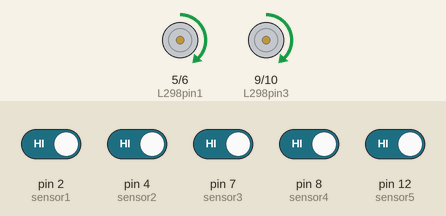
Simulated run of this sketch. Board: Arduino Uno, built with avr-gcc and run on an emulated ATmega328P. Shown: motor-driver pin pairs drawn as motors (green arrow = first pin HIGH = forward, orange = second pin HIGH = backward, longer = more drive, scaled by the enable pin). The inputs (shaded band) are chosen by the test bench; at power-on: pin 2 (sensor1), pin 4 (sensor2), pin 7 (sensor3), pin 8 (sensor4), pin 12 (sensor5) HIGH. What the sketch prints to the serial monitor is not drawn.

Above: at 1.2 s.
1.3 s: pin 4 (sensor2) driven LOW
At 2.3 s:
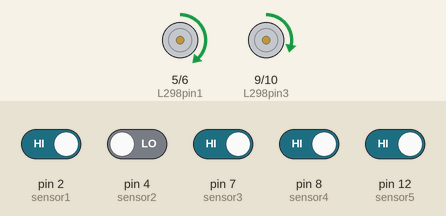
2.8 s: pin 4 (sensor2) driven HIGH
At 3.4 s:
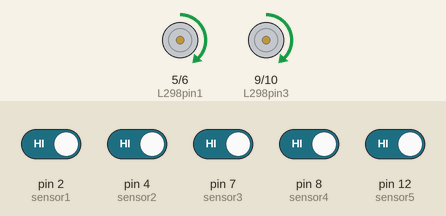
4.3 s: pin 8 (sensor4) driven LOW
At 5.5 s:
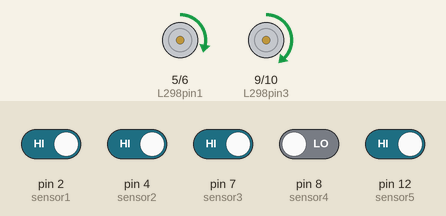
5.8 s: pin 8 (sensor4) driven HIGH
At 6.9 s:
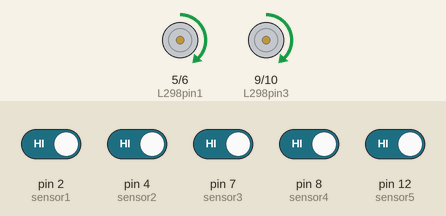
7.3 s: pin 7 (sensor3) driven LOW
At 8.1 s:
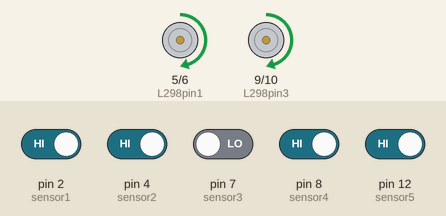
8.8 s: pin 2 (sensor1) driven LOW and pin 12 (sensor5) driven LOW
At 9.3 s:
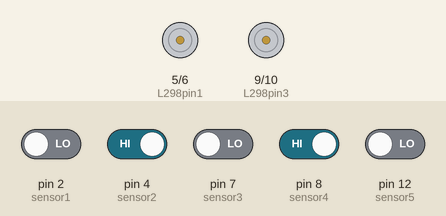
Timing chart, 0 to 11.3 s (numbered marks = the images above; inputs shaded):
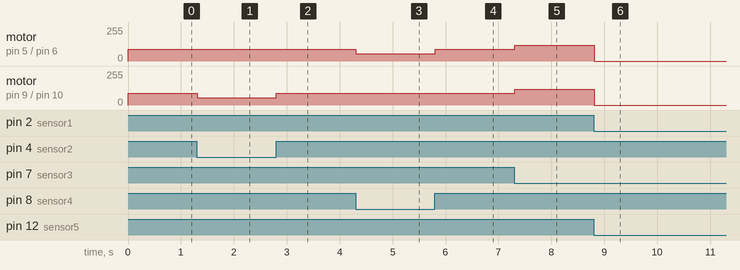

The sketch:

line_tracking.ino
```cpp
/*#include <Servo.h>*/
const int L298pin1 = 5; // 控制左右两个电机
const int L298pin2 = 6;
const int L298pin3 = 9;
const int L298pin4 = 10;
const int ENA = 3;//控制PWM
const int ENB = 11;
const int sensor1 = 2;//5路传感器
const int sensor2 = 4;
const int sensor3 = 7;
const int sensor4 = 8;
const int sensor5 = 12;
int q = 0, w = 0, e = 0, r = 0, t = 0, a = 0;

/* Servo s1;
Servo s2;
Servo s3;
Servo s4;
int pos1 = 0;
int pos2 = 0;
int pos3 = 0;
int pos4 = 0; */

void setup()
{
    Serial.begin(9600);
    pinMode(L298pin1,OUTPUT);
    pinMode(L298pin2,OUTPUT);
    pinMode(L298pin3,OUTPUT);
    pinMode(L298pin4,OUTPUT);
    pinMode(ENA,OUTPUT);
    pinMode(ENB,OUTPUT);
    pinMode(sensor1,INPUT);
    pinMode(sensor2,INPUT);
    pinMode(sensor3,INPUT);
    pinMode(sensor4,INPUT);
    pinMode(sensor5,INPUT);
}

/*********以下为前进时运用的子函数***************/

void RUN_BACKWARD()    //电机反装 BACKWARD就是我们的前进
{


  analogWrite(ENA, 120);
  analogWrite(ENB, 120);
  digitalWrite(L298pin1,HIGH);
  digitalWrite(L298pin2,LOW);
  digitalWrite(L298pin3,HIGH);
  digitalWrite(L298pin4,LOW);
}

void RUN_BACKWARD_SLOW()    //电机反装 BACKWARD就是我们的前进
{

  analogWrite(ENA, 90);
  analogWrite(ENB, 90);
  digitalWrite(L298pin1,HIGH);
  digitalWrite(L298pin2,LOW);
  digitalWrite(L298pin3,HIGH);
  digitalWrite(L298pin4,LOW);
}

void TURNLEFT_HARD_B()
{

  analogWrite(ENA, 0);
  analogWrite(ENB, 0);
  digitalWrite(L298pin1,HIGH);
  digitalWrite(L298pin2,LOW);
  digitalWrite(L298pin3,HIGH);
  digitalWrite(L298pin4,LOW);
}


void TURNRIGHT_HARD_B()
{

  analogWrite(ENA, 0);
  analogWrite(ENB, 0);
  digitalWrite(L298pin1,HIGH);
  digitalWrite(L298pin2,LOW);
  digitalWrite(L298pin3,HIGH);
  digitalWrite(L298pin4,LOW);
}

void TURNLEFT_ADJUST_B()
{

  analogWrite(ENA, 90);
  analogWrite(ENB, 55);
  digitalWrite(L298pin1,HIGH);
  digitalWrite(L298pin2,LOW);
  digitalWrite(L298pin3,HIGH);
  digitalWrite(L298pin4,LOW);
}

void TURNRIGHT_ADJUST_B()
{

  analogWrite(ENA, 55);
  analogWrite(ENB, 90);
  digitalWrite(L298pin1,HIGH);
  digitalWrite(L298pin2,LOW);
  digitalWrite(L298pin3,HIGH);
  digitalWrite(L298pin4,LOW);
}


/*********以下为倒退时运用的函数***************/


void RUN_FORWARD()// 电机反装 FORWARD就是我们的倒退
{

  analogWrite(ENA, 60);//设置PWM输出，value设置速度
  analogWrite(ENB, 60);//
  digitalWrite(L298pin1,LOW);
  digitalWrite(L298pin2,HIGH);
  digitalWrite(L298pin3,LOW);
  digitalWrite(L298pin4,HIGH);
}

void RUN_FORWARD_SLOW()// 电机反装 FORWARD就是我们的倒退
{

  analogWrite(ENA, 10);//设置PWM输出，value设置速度
  analogWrite(ENB, 10);//
  digitalWrite(L298pin1,LOW);
  digitalWrite(L298pin2,HIGH);
  digitalWrite(L298pin3,LOW);
  digitalWrite(L298pin4,HIGH);
}


void TURNLEFT_HARD_F()
{

  analogWrite(ENA, 0);
  analogWrite(ENB, 0);
  digitalWrite(L298pin1,LOW);
  digitalWrite(L298pin2,HIGH);
  digitalWrite(L298pin3,LOW);
  digitalWrite(L298pin4,HIGH);
}

void TURNRIGHT_HARD_F()
{

  analogWrite(ENA, 0);
  analogWrite(ENB, 0);
  digitalWrite(L298pin1,LOW);
  digitalWrite(L298pin2,HIGH);
  digitalWrite(L298pin3,LOW);
  digitalWrite(L298pin4,HIGH);
}

void TURNLEFT_ADJUST_F()
{

  analogWrite(ENA, 0); //
  analogWrite(ENB, 0);//
  digitalWrite(L298pin1,LOW);
  digitalWrite(L298pin2,HIGH);
  digitalWrite(L298pin3,LOW);
  digitalWrite(L298pin4,HIGH);
}

void TURNRIGHT_ADJUST_F()
{

  analogWrite(ENA, 0); //
  analogWrite(ENB, 0);//
  digitalWrite(L298pin1,LOW);
  digitalWrite(L298pin2,HIGH);
  digitalWrite(L298pin3,LOW);
  digitalWrite(L298pin4,HIGH);
}

/************停车子函数代码***********/

void STOP()
{

  analogWrite(ENA, 0);
  analogWrite(ENB, 0);
  digitalWrite(L298pin1,LOW);
  digitalWrite(L298pin2,LOW);
  digitalWrite(L298pin3,LOW);
  digitalWrite(L298pin4,LOW);
}


void loop()
{
  /**********读取四个传感器值 (旧三路传感器是 1为黑；0为非黑)   （新五路传感器是  0为黑 ； 1为非黑 ***********/                 //   用a记录五路传感器共黑的次数
   q = digitalRead(sensor1);//  前进时   最左侧     pin 2   倒退时    最右侧
   w = digitalRead(sensor2);//  前进时   次左侧     pin 4   倒退时    次右侧
   e = digitalRead(sensor3);//  前进时   中间位     pin 7   倒退时    中间位
   r = digitalRead(sensor4);//  前进时   次右侧     pin 8   倒退时    次左侧
   t = digitalRead(sensor5);//  前进时   最右侧     pin 9   倒退时    最左侧
  Serial.println(e);


  /************前进时的代码*********/

  if ( q == 0 && w == 0 && e == 0 && r == 0 && t == 0)
  {
   STOP();

  }


  else if ( (q == 1 && w == 1 && e == 0 && r == 1 && t == 1) || (q == 1 && w == 0 && e == 0 && r == 0 && t == 1))
  {
    RUN_BACKWARD();

  }


  else if ( q == 1 && w == 1 && e == 1 && r == 1 && t == 1 )
  {
    RUN_BACKWARD_SLOW();

  }


  else if ( q == 1 && w == 0 && e == 1 && r == 1 && t == 1)
  {
    TURNLEFT_ADJUST_B();

  }


  else if ( q == 1 && w == 1 && e == 1 && r == 0 && t == 1)
  {
    TURNRIGHT_ADJUST_B();

  }


  else if ( q == 0 && w == 1 && e == 0 && r == 1 && t == 0)
  {
    STOP();
  }

  }
```

Measured:
- after the input at 1.3 s, motor on pin 9 (L298pin3) / pin 10 (L298pin4): forward 90/255 → forward 55/255 at once
- after the input at 2.8 s, motor on pin 9 (L298pin3) / pin 10 (L298pin4): forward 55/255 → forward 90/255 at once
- after the input at 4.3 s, motor on pin 5 (L298pin1) / pin 6 (L298pin2): forward 90/255 → forward 55/255 at once
- after the input at 5.8 s, motor on pin 5 (L298pin1) / pin 6 (L298pin2): forward 55/255 → forward 90/255 at once
- after the input at 7.3 s, motor on pin 5 (L298pin1) / pin 6 (L298pin2), motor on pin 9 (L298pin3) / pin 10 (L298pin4): forward 90/255 → forward 120/255 at once
- after the input at 8.8 s, motor on pin 5 (L298pin1) / pin 6 (L298pin2), motor on pin 9 (L298pin3) / pin 10 (L298pin4): forward 120/255 → stopped at once
